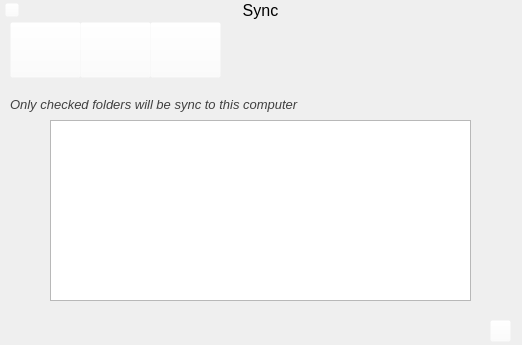
<?xml version="1.0" encoding="UTF-8"?>
<ui version="4.0">
 <class>SyncGUI</class>
 <widget class="QWidget" name="SyncGUI">
  <property name="geometry">
   <rect>
    <x>0</x>
    <y>0</y>
    <width>522</width>
    <height>345</height>
   </rect>
  </property>
  <property name="minimumSize">
   <size>
    <width>522</width>
    <height>345</height>
   </size>
  </property>
  <property name="maximumSize">
   <size>
    <width>522</width>
    <height>345</height>
   </size>
  </property>
  <property name="windowTitle">
   <string>General</string>
  </property>
  <property name="windowIcon">
   <iconset resource="../woda.qrc">
    <normaloff>:/logoTray</normaloff>:/logoTray</iconset>
  </property>
  <property name="styleSheet">
   <string notr="true"/>
  </property>
  <widget class="QLabel" name="labelTitle">
   <property name="geometry">
    <rect>
     <x>220</x>
     <y>0</y>
     <width>81</width>
     <height>21</height>
    </rect>
   </property>
   <property name="text">
    <string>&lt;html&gt;&lt;head/&gt;&lt;body&gt;&lt;p align=&quot;center&quot;&gt;&lt;span style=&quot; font-size:12pt;&quot;&gt;Sync&lt;/span&gt;&lt;/p&gt;&lt;/body&gt;&lt;/html&gt;</string>
   </property>
  </widget>
  <widget class="QLabel" name="labelGeneral">
   <property name="geometry">
    <rect>
     <x>10</x>
     <y>57</y>
     <width>71</width>
     <height>21</height>
    </rect>
   </property>
   <property name="text">
    <string>&lt;html&gt;&lt;head/&gt;&lt;body&gt;&lt;p align=&quot;center&quot;&gt;&lt;span style=&quot; font-size:10pt;&quot;&gt;General&lt;/span&gt;&lt;/p&gt;&lt;/body&gt;&lt;/html&gt;</string>
   </property>
  </widget>
  <widget class="QLabel" name="labelAccount">
   <property name="geometry">
    <rect>
     <x>80</x>
     <y>57</y>
     <width>71</width>
     <height>20</height>
    </rect>
   </property>
   <property name="text">
    <string>&lt;html&gt;&lt;head/&gt;&lt;body&gt;&lt;p align=&quot;center&quot;&gt;&lt;span style=&quot; font-size:10pt;&quot;&gt;Account&lt;/span&gt;&lt;/p&gt;&lt;/body&gt;&lt;/html&gt;</string>
   </property>
  </widget>
  <widget class="QLabel" name="labelSync">
   <property name="geometry">
    <rect>
     <x>150</x>
     <y>57</y>
     <width>71</width>
     <height>20</height>
    </rect>
   </property>
   <property name="text">
    <string>&lt;html&gt;&lt;head/&gt;&lt;body&gt;&lt;p align=&quot;center&quot;&gt;&lt;span style=&quot; font-size:10pt;&quot;&gt;Sync&lt;/span&gt;&lt;/p&gt;&lt;/body&gt;&lt;/html&gt;</string>
   </property>
  </widget>
  <widget class="QPushButton" name="pushButtonClose">
   <property name="geometry">
    <rect>
     <x>5</x>
     <y>3</y>
     <width>14</width>
     <height>14</height>
    </rect>
   </property>
   <property name="minimumSize">
    <size>
     <width>14</width>
     <height>14</height>
    </size>
   </property>
   <property name="maximumSize">
    <size>
     <width>14</width>
     <height>14</height>
    </size>
   </property>
   <property name="styleSheet">
    <string notr="true">background-color: rgba(255, 255, 255, 0);</string>
   </property>
   <property name="text">
    <string/>
   </property>
   <property name="icon">
    <iconset resource="../woda.qrc">
     <normaloff>:/close</normaloff>:/close</iconset>
   </property>
   <property name="iconSize">
    <size>
     <width>14</width>
     <height>14</height>
    </size>
   </property>
  </widget>
  <widget class="QPushButton" name="pushButtonGeneral">
   <property name="geometry">
    <rect>
     <x>10</x>
     <y>22</y>
     <width>71</width>
     <height>56</height>
    </rect>
   </property>
   <property name="minimumSize">
    <size>
     <width>71</width>
     <height>56</height>
    </size>
   </property>
   <property name="maximumSize">
    <size>
     <width>71</width>
     <height>56</height>
    </size>
   </property>
   <property name="styleSheet">
    <string notr="true">background-color: rgba(255, 255, 255, 0);</string>
   </property>
   <property name="text">
    <string/>
   </property>
   <property name="icon">
    <iconset resource="../woda.qrc">
     <normaloff>:/tabGeneralOff</normaloff>:/tabGeneralOff</iconset>
   </property>
   <property name="iconSize">
    <size>
     <width>71</width>
     <height>56</height>
    </size>
   </property>
  </widget>
  <widget class="QPushButton" name="pushButtonAccount">
   <property name="geometry">
    <rect>
     <x>80</x>
     <y>22</y>
     <width>71</width>
     <height>56</height>
    </rect>
   </property>
   <property name="minimumSize">
    <size>
     <width>71</width>
     <height>56</height>
    </size>
   </property>
   <property name="maximumSize">
    <size>
     <width>71</width>
     <height>56</height>
    </size>
   </property>
   <property name="styleSheet">
    <string notr="true">background-color: rgba(255, 255, 255, 0);</string>
   </property>
   <property name="text">
    <string/>
   </property>
   <property name="icon">
    <iconset resource="../woda.qrc">
     <normaloff>:/tabAccountOff</normaloff>:/tabAccountOff</iconset>
   </property>
   <property name="iconSize">
    <size>
     <width>71</width>
     <height>56</height>
    </size>
   </property>
  </widget>
  <widget class="QPushButton" name="pushButtonSync">
   <property name="geometry">
    <rect>
     <x>150</x>
     <y>22</y>
     <width>71</width>
     <height>56</height>
    </rect>
   </property>
   <property name="minimumSize">
    <size>
     <width>71</width>
     <height>56</height>
    </size>
   </property>
   <property name="maximumSize">
    <size>
     <width>71</width>
     <height>56</height>
    </size>
   </property>
   <property name="styleSheet">
    <string notr="true">background-color: rgba(255, 255, 255, 0);</string>
   </property>
   <property name="text">
    <string/>
   </property>
   <property name="icon">
    <iconset resource="../woda.qrc">
     <normaloff>:/tabSyncOn</normaloff>:/tabSyncOn</iconset>
   </property>
   <property name="iconSize">
    <size>
     <width>71</width>
     <height>56</height>
    </size>
   </property>
  </widget>
  <widget class="QPushButton" name="pushButtonWebApp">
   <property name="geometry">
    <rect>
     <x>490</x>
     <y>320</y>
     <width>21</width>
     <height>22</height>
    </rect>
   </property>
   <property name="minimumSize">
    <size>
     <width>21</width>
     <height>22</height>
    </size>
   </property>
   <property name="maximumSize">
    <size>
     <width>21</width>
     <height>22</height>
    </size>
   </property>
   <property name="styleSheet">
    <string notr="true">background-color: rgba(255, 255, 255, 0);</string>
   </property>
   <property name="text">
    <string/>
   </property>
   <property name="icon">
    <iconset resource="../woda.qrc">
     <normaloff>:/webapp</normaloff>:/webapp</iconset>
   </property>
   <property name="iconSize">
    <size>
     <width>21</width>
     <height>22</height>
    </size>
   </property>
  </widget>
  <widget class="QLabel" name="label">
   <property name="geometry">
    <rect>
     <x>10</x>
     <y>89</y>
     <width>501</width>
     <height>31</height>
    </rect>
   </property>
   <property name="font">
    <font>
     <pointsize>10</pointsize>
     <italic>true</italic>
    </font>
   </property>
   <property name="styleSheet">
    <string notr="true">qproperty-alignment: AlignCenter;
color: rgb(64, 64, 64);</string>
   </property>
   <property name="text">
    <string>Only checked folders will be sync to this computer</string>
   </property>
  </widget>
  <widget class="QTreeWidget" name="treeWidget">
   <property name="geometry">
    <rect>
     <x>50</x>
     <y>120</y>
     <width>421</width>
     <height>181</height>
    </rect>
   </property>
   <property name="indentation">
    <number>25</number>
   </property>
   <property name="sortingEnabled">
    <bool>false</bool>
   </property>
   <property name="animated">
    <bool>true</bool>
   </property>
   <property name="headerHidden">
    <bool>true</bool>
   </property>
   <property name="columnCount">
    <number>1</number>
   </property>
   <attribute name="headerVisible">
    <bool>false</bool>
   </attribute>
   <column>
    <property name="text">
     <string>1</string>
    </property>
    <property name="font">
     <font>
      <pointsize>10</pointsize>
     </font>
    </property>
   </column>
  </widget>
  <zorder>labelSync</zorder>
  <zorder>labelGeneral</zorder>
  <zorder>labelAccount</zorder>
  <zorder>labelTitle</zorder>
  <zorder>pushButtonClose</zorder>
  <zorder>pushButtonGeneral</zorder>
  <zorder>pushButtonAccount</zorder>
  <zorder>pushButtonSync</zorder>
  <zorder>pushButtonWebApp</zorder>
  <zorder>label</zorder>
  <zorder>treeWidget</zorder>
 </widget>
 <resources>
  <include location="../woda.qrc"/>
 </resources>
 <connections>
  <connection>
   <sender>pushButtonClose</sender>
   <signal>clicked()</signal>
   <receiver>SyncGUI</receiver>
   <slot>closePreference()</slot>
   <hints>
    <hint type="sourcelabel">
     <x>11</x>
     <y>9</y>
    </hint>
    <hint type="destinationlabel">
     <x>260</x>
     <y>172</y>
    </hint>
   </hints>
  </connection>
  <connection>
   <sender>pushButtonAccount</sender>
   <signal>clicked()</signal>
   <receiver>SyncGUI</receiver>
   <slot>btnPageAccount()</slot>
   <hints>
    <hint type="sourcelabel">
     <x>115</x>
     <y>49</y>
    </hint>
    <hint type="destinationlabel">
     <x>260</x>
     <y>172</y>
    </hint>
   </hints>
  </connection>
  <connection>
   <sender>pushButtonGeneral</sender>
   <signal>clicked()</signal>
   <receiver>SyncGUI</receiver>
   <slot>btnPageGeneral()</slot>
   <hints>
    <hint type="sourcelabel">
     <x>45</x>
     <y>49</y>
    </hint>
    <hint type="destinationlabel">
     <x>260</x>
     <y>172</y>
    </hint>
   </hints>
  </connection>
  <connection>
   <sender>pushButtonWebApp</sender>
   <signal>clicked()</signal>
   <receiver>SyncGUI</receiver>
   <slot>btnWebApp()</slot>
   <hints>
    <hint type="sourcelabel">
     <x>500</x>
     <y>330</y>
    </hint>
    <hint type="destinationlabel">
     <x>260</x>
     <y>172</y>
    </hint>
   </hints>
  </connection>
 </connections>
 <slots>
  <slot>closePreference()</slot>
  <slot>btnPageGeneral()</slot>
  <slot>btnPageAccount()</slot>
  <slot>btnWebApp()</slot>
  <slot>mousePressEventTreeWidget(QModelIndex*)</slot>
 </slots>
</ui>
